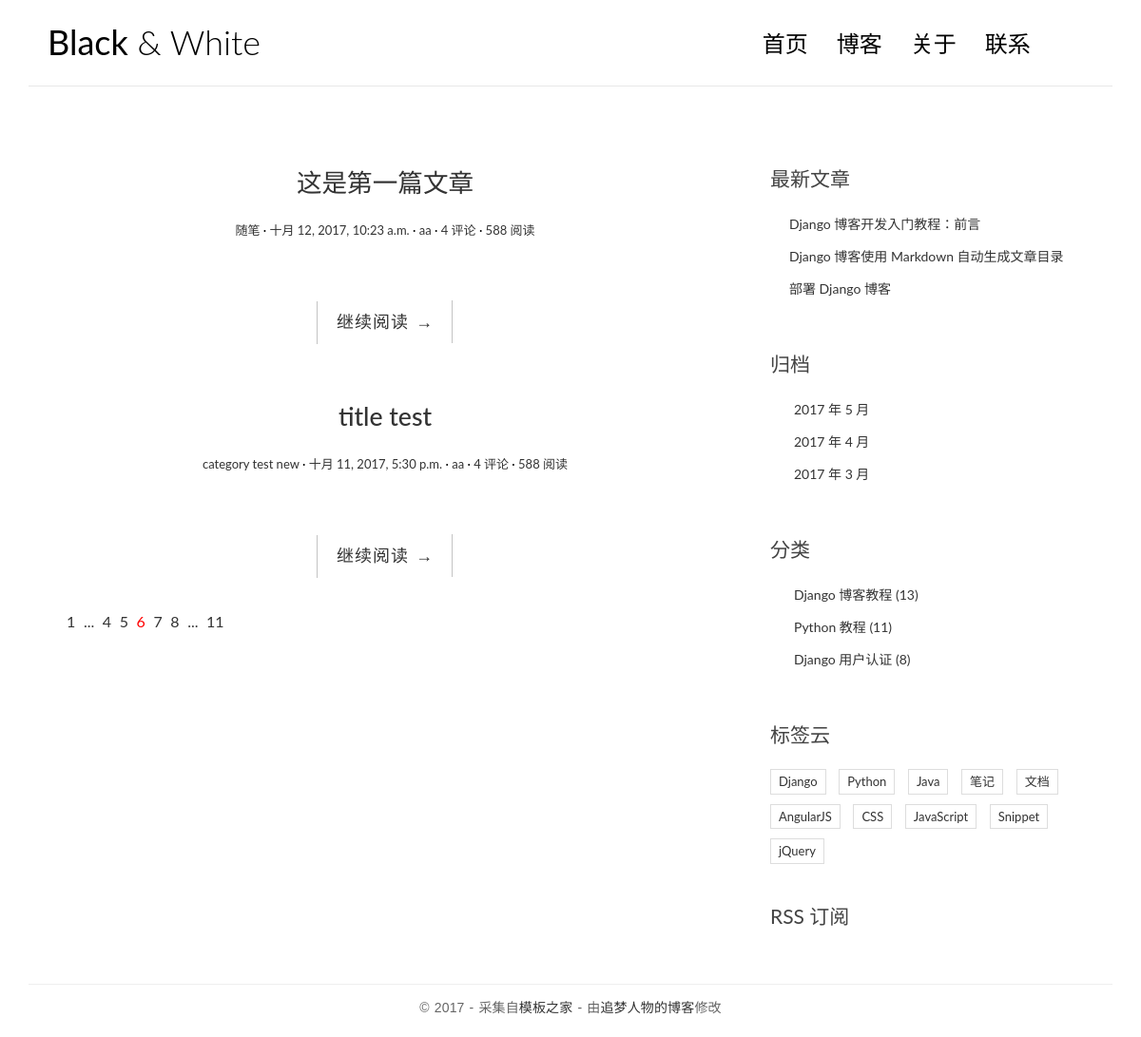
Before: / with the older database file.
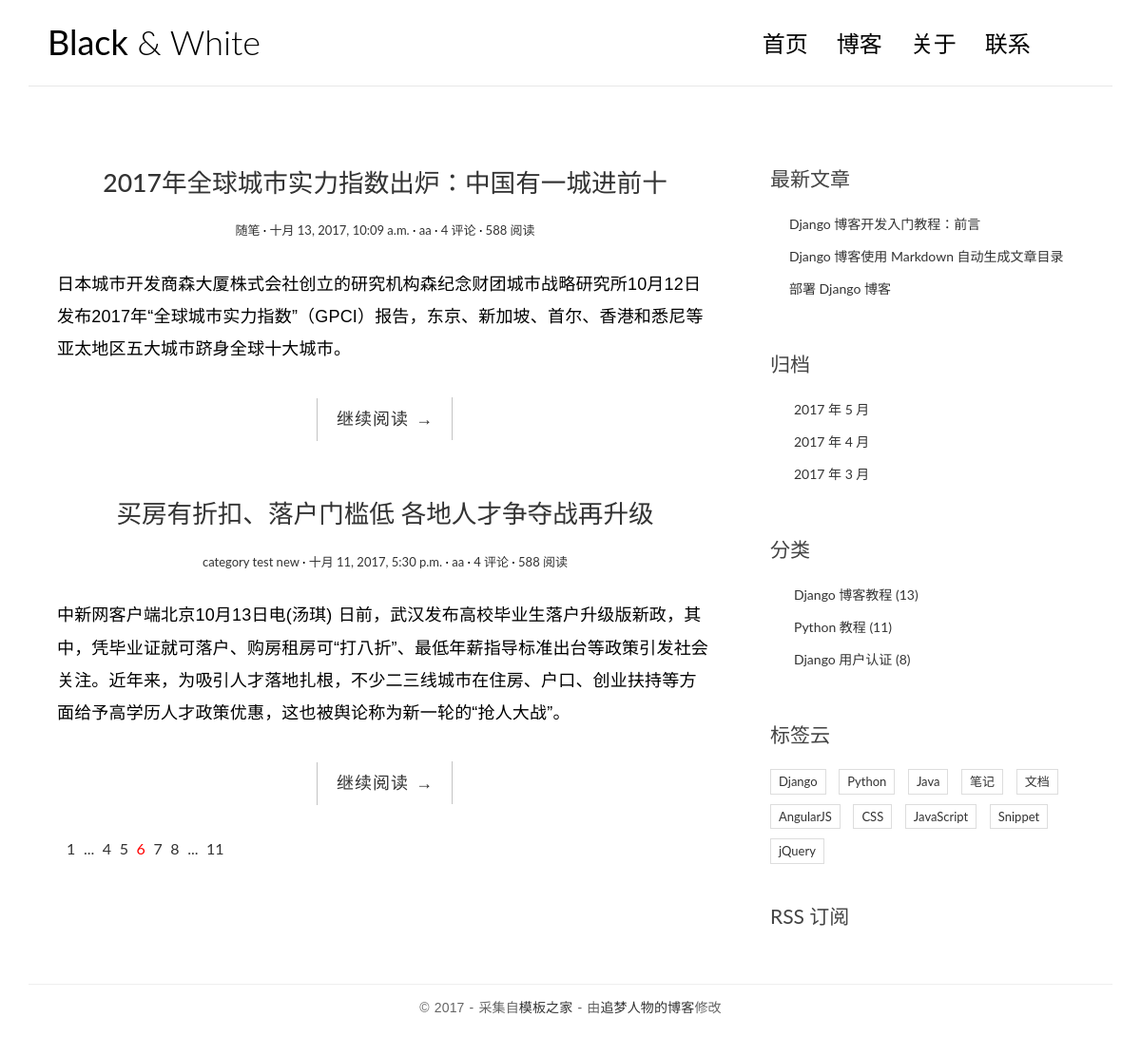
After: the same page with the newer database file.
### blog/models.py (models this page shows, shortened)
class Post(models.Model):
    title = models.CharField(max_length=70)
    body = models.TextField()
    created_time = models.DateTimeField()
    modified_time = models.DateTimeField()
    excerpt = models.CharField(max_length=200, blank=True)
    category = models.ForeignKey(Category)
    tags = models.ManyToManyField(Tag, blank=True)
    author = models.ForeignKey(User)

class Category(models.Model):
    name = models.CharField(max_length=100)

### blog/views.py (the view)
# urls.py: url(r'^$', views.index, name='index'),
def index(request):
    post_list = Post.objects.all().order_by('-created_time')
    return render(request, 'blog/index.html', context={
        'post_list': post_list
    }
                  )

### templates/blog/index.html (shortened to what this page needs)
{% load staticfiles %}
<!DOCTYPE html>
<html>
<head>
    <link rel="stylesheet" href="{% static 'blog/css/bootstrap.min.css' %}">
    <link rel="stylesheet" href="http://code.ionicframework.com/ionicons/2.0.1/css/ionicons.min.css">
    <link rel="stylesheet" href="{% static 'blog/css/pace.css' %}">
    <link rel="stylesheet" href="{% static 'blog/css/custom.css' %}">
</head>
<body>
<div class="container">
    <header id="site-header">
        <div class="row">
            <div class="col-md-4 col-sm-5 col-xs-8">
                <div class="logo">
                    <h1><a href="index.html"><b>Black</b> &amp; White</a></h1>
                </div>
            </div>
            <div class="col-md-8 col-sm-7 col-xs-4">
                <nav class="main-nav" role="navigation">
                    <div class="collapse navbar-collapse" id="bs-example-navbar-collapse-1">
                        <ul class="nav navbar-nav navbar-right">
                            <li class="cl-effect-11"><a href="index.html" data-hover="首页">首页</a></li>
                            <li class="cl-effect-11"><a href="full-width.html" data-hover="博客">博客</a></li>
                            <li class="cl-effect-11"><a href="about.html" data-hover="关于">关于</a></li>
                            <li class="cl-effect-11"><a href="contact.html" data-hover="联系">联系</a></li>
                        </ul>
                    </div>
                </nav>
            </div>
        </div>
    </header>
</div>
<div class="content-body">
    <div class="container">
        <div class="row">
            <main class="col-md-8">
			{% for post in post_list %}
                <article class="post post-{{ post.pk }}">
                    <header class="entry-header">
                        <h1 class="entry-title">
                            <a href="single.html">{{ post.title }}</a>
                        </h1>
                        <div class="entry-meta">
                            <span class="post-category"><a href="#">{{ post.category.name }}</a></span>
                            <span class="post-date"><a href="#"><time class="entry-date"
                                                                      datetime="{{ post.created_time }}">{{ post.created_time }}</time></a></span>
                            <span class="post-author"><a href="#">{{ post.author }}</a></span>
                            <span class="comments-link"><a href="#">4 评论</a></span>
                            <span class="views-count"><a href="#">588 阅读</a></span>
                        </div>
                    </header>
                    <div class="entry-content clearfix">
                        <p>{{ post.excerpt }}</p>
                        <div class="read-more cl-effect-14">
                            <a href="#" class="more-link">继续阅读 <span class="meta-nav">→</span></a>
                        </div>
                    </div>
                </article>
			{% empty %}
				<div class="no-post">暂时还没有发布的文章!</div>
			{% endfor %}
                <div class="pagination">
                    <ul>
                        <li><a href="">1</a></li>
                        <li><a href="">...</a></li>
                        <li><a href="">4</a></li>
                        <li><a href="">5</a></li>
                        <li class="current"><a href="">6</a></li>
                        <li><a href="">7</a></li>
                        <li><a href="">8</a></li>
                        <li><a href="">...</a></li>
                        <li><a href="">11</a></li>
                    </ul>
                </div>
            </main>
            <aside class="col-md-4">
                <div class="widget widget-recent-posts">
                    <h3 class="widget-title">最新文章</h3>
                    <ul>
                        <li>
                            <a href="#">Django 博客开发入门教程：前言</a>
                        </li>
                        <li>
                            <a href="#">Django 博客使用 Markdown 自动生成文章目录</a>
                        </li>
                        <li>
                            <a href="#">部署 Django 博客</a>
                        </li>
                    </ul>
                </div>
                <div class="widget widget-archives">
                    <h3 class="widget-title">归档</h3>
                    <ul>
                        <li>
                            <a href="#">2017 年 5 月</a>
                        </li>
                        <li>
                            <a href="#">2017 年 4 月</a>
                        </li>
                        <li>
                            <a href="#">2017 年 3 月</a>
                        </li>
                    </ul>
                </div>
                <div class="widget widget-category">
                    <h3 class="widget-title">分类</h3>
                    <ul>
                        <li>
                            <a href="#">Django 博客教程 <span class="post-count">(13)</span></a>
                        </li>
                        <li>
                            <a href="#">Python 教程 <span class="post-count">(11)</span></a>
                        </li>
                        <li>
                            <a href="#">Django 用户认证 <span class="post-count">(8)</span></a>
                        </li>
                    </ul>
                </div>
                <div class="widget widget-tag-cloud">
                    <h3 class="widget-title">标签云</h3>
                    <ul>
                        <li>
                            <a href="#">Django</a>
                        </li>
                        <li>
                            <a href="#">Python</a>
                        </li>
                        <li>
                            <a href="#">Java</a>
                        </li>
                        <li>
                            <a href="#">笔记</a>
                        </li>
                        <li>
                            <a href="#">文档</a>
                        </li>
                        <li>
                            <a href="#">AngularJS</a>
                        </li>
                        <li>
                            <a href="#">CSS</a>
                        </li>
                        <li>
                            <a href="#">JavaScript</a>
                        </li>
                        <li>
                            <a href="#">Snippet</a>
                        </li>
                        <li>
                            <a href="#">jQuery</a>
                        </li>
                    </ul>
                </div>
                <div class="rss">
                    <a href=""> RSS 订阅</a>
                </div>
            </aside>
        </div>
    </div>
</div>
<footer id="site-footer">
    <div class="container">
        <div class="row">
            <div class="col-md-12">
                <p class="copyright">&copy 2017 - 采集自<a href="http://www.cssmoban.com/"
                                                        target="_blank" title="模板之家">模板之家</a>
                    - 由<a href="http://zmrenwu.com/" title="网页模板" target="_blank">追梦人物的博客</a>修改
                </p>
            </div>
        </div>
    </div>
</footer>
</body>
</html>

### blog/static/blog/css/custom.css (style rules this page uses)
* { outline: none; }
h1, h2, h3, h4, h5, h6 { margin-top: 0; }
b { font-weight: 400; }
a { color: #333; }
body { color: #444; font-family: 'Lato', sans-serif; }
p { font-family: 'Ubuntu', sans-serif; font-weight: 400; word-spacing: 1px; letter-spacing: 0.01em; }
#site-header { background-color: #FFF; padding: 25px 20px; margin-bottom: 40px; border-bottom: 1px solid #e7e7e7; }
.logo h1 a { color: #000; }
.logo h1 { margin: 0; font-family: 'Lato', sans-serif; font-weight: 300; }
.main-nav { margin-top: 11px; max-width: 95%; }
.main-nav a { color: #000000 !important; padding: 0 0 5px 0 !important; margin-right: 30px; font-family: 'Lato', sans-serif; font-weight: 300; font-size: 24px; }
.cl-effect-11 a { padding: 10px 0; color: #0972b4; text-shadow: none; }
.cl-effect-11 a::before { position: absolute; top: 0; left: 0; overflow: hidden; padding: 0 0 5px 0 !important; max-width: 0; border-bottom: 1px solid #000; color: #000; content: attr(data-hover); white-space: nowrap; -webkit-transition: max-width 0.5s; -moz-transition: max-width 0.5s; transition: max-width 0.5s; }
.content-body { padding-bottom: 4em; }
.post { background: #fff; padding: 30px 30px 0; }
.entry-title { text-align: center; font-size: 1.9em; margin-bottom: 20px; line-height: 1.6; padding: 10px 20px 0; }
.entry-meta { text-align: center; color: #DDDDDD; font-size: 13px; margin-bottom: 30px; }
.entry-content { font-size: 18px; line-height: 1.9; font-weight: 300; color: #000; }
.post-category::after, .post-date::after, .post-author::after, .comments-link::after { content: ' ·'; color: #000; }
.read-more { font-family: 'Ubuntu', sans-serif; font-weight: 400; word-spacing: 1px; letter-spacing: 0.01em; text-align: center; margin-top: 20px; }
.cl-effect-14 a { padding: 0 20px; height: 45px; line-height: 45px; position: relative; display: inline-block; margin: 15px 25px; letter-spacing: 1px; font-weight: 400; text-shadow: 0 0 1px rgba(255, 255, 255, 0.3); }
.cl-effect-14 a::before, .cl-effect-14 a::after { position: absolute; width: 45px; height: 1px; background: #C3C3C3; content: ''; -webkit-transition: all 0.3s; -moz-transition: all 0.3s; transition: all 0.3s; pointer-events: none; }
.cl-effect-14 a::before { top: 0; left: 0; -webkit-transform: rotate(90deg); -moz-transform: rotate(90deg); transform: rotate(90deg); -webkit-transform-origin: 0 0; -moz-transform-origin: 0 0; transform-origin: 0 0; }
.cl-effect-14 a::after { right: 0; bottom: 0; -webkit-transform: rotate(90deg); -moz-transform: rotate(90deg); transform: rotate(90deg); -webkit-transform-origin: 100% 0; -moz-transform-origin: 100% 0; transform-origin: 100% 0; }
.widget { background: #fff; padding: 30px 0 0; }
.widget-title { font-size: 1.5em; margin-bottom: 20px; line-height: 1.6; padding: 10px 0 0; font-weight: 400; }
.widget-recent-posts ul { padding: 0; margin: 0; padding-left: 20px; }
.widget-recent-posts ul li { list-style-type: none; position: relative; line-height: 170%; margin-bottom: 10px; }
.widget-recent-posts ul li::before { content: '\f3d3'; font-family: "Ionicons"; position: absolute; left: -17px; top: 3px; font-size: 16px; color: #000; }
.widget-archives ul { padding: 0; margin: 0; padding-left: 25px; }
.widget-archives ul li { list-style-type: none; position: relative; line-height: 170%; margin-bottom: 10px; }
.widget-archives ul li::before { content: '\f3f3'; font-family: "Ionicons"; position: absolute; left: -25px; top: 1px; font-size: 16px; color: #000; }
.widget-category ul { padding: 0; margin: 0; padding-left: 25px; }
.widget-category ul li { list-style-type: none; position: relative; line-height: 170%; margin-bottom: 10px; }
.widget-category ul li::before { content: '\f3fe'; font-family: "Ionicons"; position: absolute; left: -25px; top: 1px; font-size: 18px; color: #000; }
.widget-tag-cloud ul { padding: 0; margin: 0; margin-right: -10px; }
.widget-tag-cloud ul li { list-style-type: none; font-size: 13px; display: inline-block; margin-right: 10px; margin-bottom: 10px; padding: 3px 8px; border: 1px solid #ddd; }
.rss { font-size: 21px; margin-top: 30px; }
.rss a { color: #444; }
#site-footer { padding-top: 10px; padding: 0 0 1.5em 0; }
.copyright { text-align: center; padding-top: 1em; margin: 0; border-top: 1px solid #eee; color: #666; }
.pagination ul { list-style: none; }
.pagination ul li { display: inline-block; font-size: 16px; margin-right: 5px; }
.current a { color: red; }

Changed rows visible on the page:
removed Post: title "这是第一篇文章", category.name "随笔", created_time "十月 12, 2017, 10:23 a.m.", author "aa"
added Post: title "2017年全球城市实力指数出炉：中国有一城进前十", category.name "随笔", created_time "十月 13, 2017, 10:09 a.m.", author "aa", excerpt "日本城市开发商森大厦株式会社创立的研究机构森纪念财团城市战略研究所10月12日发布2017年“全球城市实力指数”（GPCI）报告，东京、新加坡、首尔、香港和悉尼等亚太地区五大城市跻身全球十大城市。"
changed Post "category test new": title "title test" → "买房有折扣、落户门槛低 各地人才争夺战再升级"; excerpt (not shown) → "中新网客户端北京10月13日电(汤琪) 日前，武汉发布高校毕业生落户升级版新政，其中，凭毕业证就可落户、购房租房可“打八折”、最低年薪指导标准出台等政策引发社会关注。近年来，为吸引人才落地扎根，不少二三线城市在住房、户口、创业扶持等方面给予高学历人才政策优惠，这也被舆论称为新一轮的“抢人大战”。"
